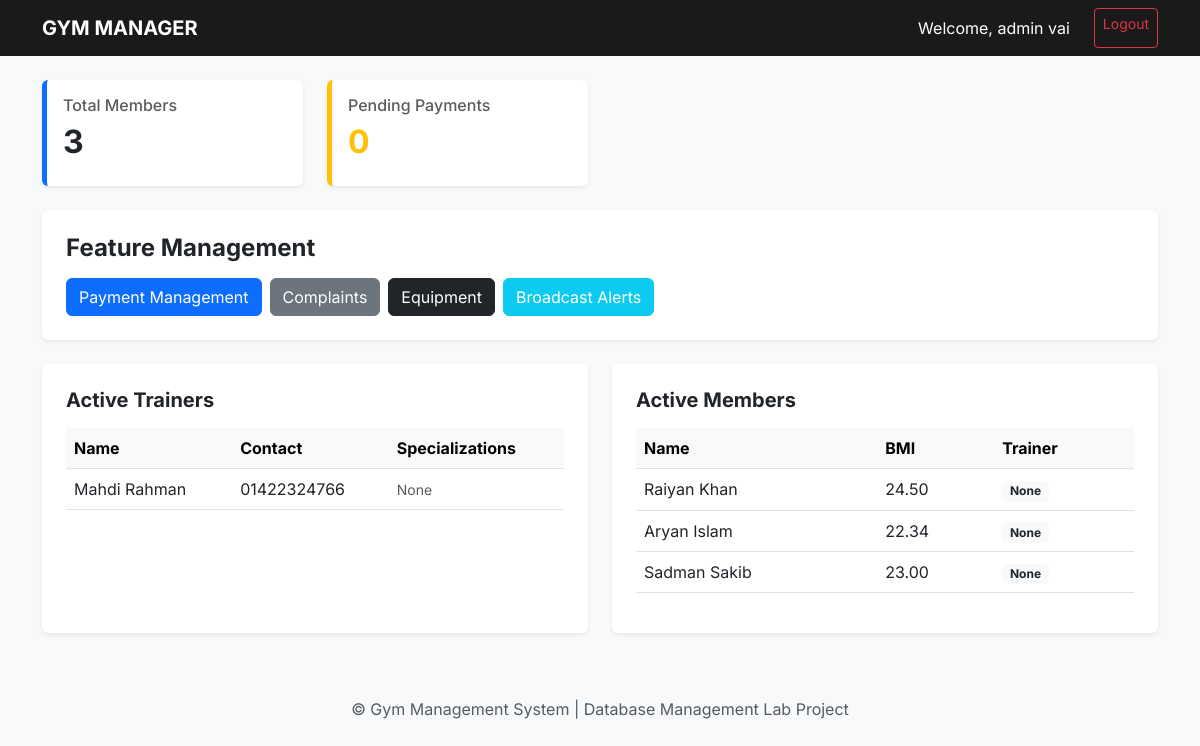
The app's page /admin_dashboard.php (signed in) with its own data.
### tables this page shows
CREATE TABLE `users` (
  `user_id` int(11) NOT NULL,
  `full_name` varchar(100) NOT NULL,
  `email` varchar(100) NOT NULL,
  `Contact` varchar(20) NOT NULL,
  `Address` varchar(255) NOT NULL,
  `password_hash` varchar(255) NOT NULL,
  `Gender` enum('Male','Female','Other') NOT NULL,
  `user_type` enum('admin','trainer','member') NOT NULL
);

CREATE TABLE `members_details` (
  `user_id` int(11) NOT NULL,
  `bmi` decimal(5,2) NOT NULL,
  `assigned_trainer_id` int(11) DEFAULT NULL,
  `join_date` date DEFAULT current_timestamp()
);

### admin_dashboard.php (the view, shortened to what this page needs)
<?php
include('DBconnect.php');
$res_total = $conn->query("SELECT COUNT(*) as count FROM users WHERE user_type = 'member'");
$total_members = ($res_total) ? $res_total->fetch_assoc()['count'] : 0;
$res_pending = $conn->query("SELECT COUNT(*) as count FROM payments WHERE status = 'Pending'");
$pending_payments = ($res_pending) ? $res_pending->fetch_assoc()['count'] : 0;
include('header.php');
?>
<div class="row g-4 mb-4">
    <div class="col-md-6 col-lg-3">
        <div class="card stat-card p-3">
            <h6 class="text-muted">Total Members</h6>
            <h2 class="fw-bold"><?php echo $total_members; ?></h2>
        </div>
    </div>
    <div class="col-md-6 col-lg-3">
        <div class="card stat-card p-3 border-warning">
            <h6 class="text-muted">Pending Payments</h6>
            <h2 class="fw-bold text-warning"><?php echo $pending_payments; ?></h2>
        </div>
    </div>
</div>
<div class="card p-4 mb-4">
    <h4 class="fw-bold mb-3">Feature Management</h4>
    <div class="d-flex flex-wrap gap-2">
        <a href="admin_payments.php" class="btn btn-primary">Payment Management</a>
        <a href="admin_complaints.php" class="btn btn-secondary">Complaints</a>
        <a href="admin_equipment.php" class="btn btn-dark">Equipment</a>
        <a href="admin_alerts.php" class="btn btn-info text-white">Broadcast Alerts</a>
    </div>
</div>
<div class="row g-4">
    <div class="col-lg-6">
        <div class="card p-4 h-100">
            <h5 class="fw-bold mb-3">Active Trainers</h5>
            <div class="table-responsive">
                <table class="table table-hover">
                    <thead class="table-light">
                        <tr><th>Name</th><th>Contact</th><th>Specializations</th></tr>
                    </thead>
                    <tbody>
                        <?php
                        $sql_trainers = "SELECT u.user_id, u.full_name, u.contact FROM users u
                                         JOIN trainers_details td ON u.user_id = td.user_id
                                         WHERE u.user_type = 'trainer'";
                        $result = $conn->query($sql_trainers);
                        while($row = $result->fetch_assoc()) {
                            $specs = [];
                            $spec_list = empty($specs) ? "None" : implode(", ", $specs);
                            echo "<tr>
                                    <td>{$row['full_name']}</td>
                                    <td>{$row['contact']}</td>
                                    <td><small class='text-muted'>$spec_list</small></td>
                                  </tr>";
                        }
                        ?>
                    </tbody>
                </table>
            </div>
        </div>
    </div>
    <div class="col-lg-6">
        <div class="card p-4 h-100">
            <h5 class="fw-bold mb-3">Active Members</h5>
            <div class="table-responsive">
                <table class="table table-hover">
                    <thead class="table-light">
                        <tr><th>Name</th><th>BMI</th><th>Trainer</th></tr>
                    </thead>
                    <tbody>
                        <?php
                        $sql_members = "SELECT u.full_name, md.bmi, trainer.full_name as t_name
                                        FROM users u
                                        JOIN members_details md ON u.user_id = md.user_id
                                        LEFT JOIN users trainer ON md.assigned_trainer_id = trainer.user_id
                                        WHERE u.user_type = 'member'";
                        $result_members = $conn->query($sql_members);
                        while($row = $result_members->fetch_assoc()) {
                            $t_name = $row['t_name'] ? $row['t_name'] : "None";
                            echo "<tr>
                                    <td>{$row['full_name']}</td>
                                    <td>{$row['bmi']}</td>
                                    <td><span class='badge bg-light text-dark'>$t_name</span></td>
                                  </tr>";
                        }
                        ?>
                    </tbody>
                </table>
            </div>
        </div>
    </div>
</div>
<?php include('footer.php'); ?>

### header.php (shortened to what this page needs)
<!DOCTYPE html>
<html lang="en">
<head>
    <link href="https://cdn.jsdelivr.net/npm/bootstrap@5.3.0/dist/css/bootstrap.min.css" rel="stylesheet">
</head>
<body>
<nav class="navbar navbar-expand-lg navbar-dark mb-4">
    <div class="container">
        <a class="navbar-brand fw-bold" href="#">GYM MANAGER</a>
        <div class="navbar-nav ms-auto">
            <span class="nav-link text-white me-3">Welcome, <?php echo $_SESSION['name']; ?></span>
            <a class="btn btn-outline-danger btn-sm" href="logout.php">Logout</a>
        </div>
    </div>
</nav>
<div class="container">

### footer.php (shortened to what this page needs)
</div>
<footer class="text-center text-muted mt-5 py-3">
    &copy; Gym Management System | Database Management Lab Project
</footer>
</body>
</html>

### header.php (style rules this page uses)
body { font-family: 'Inter', sans-serif; background-color: #f8f9fa; }
.navbar { background-color: #1a1a1a !important; }
.card { border: none; box-shadow: 0 0.125rem 0.25rem rgba(0, 0, 0, 0.075); transition: 0.3s; }
.stat-card { border-left: 5px solid #0d6efd; }

### records on screen
users: full_name "Mahdi Rahman", Contact "01422324766", spec_list "None"
members_details: user_id.full_name "Raiyan Khan", bmi "24.50", t_name "None"
members_details: user_id.full_name "Aryan Islam", bmi "22.34", t_name "None"
members_details: user_id.full_name "Sadman Sakib", bmi "23.00", t_name "None"

### other values on screen
$_SESSION['name'] "admin vai"
$total_members "3"
$pending_payments "0"
